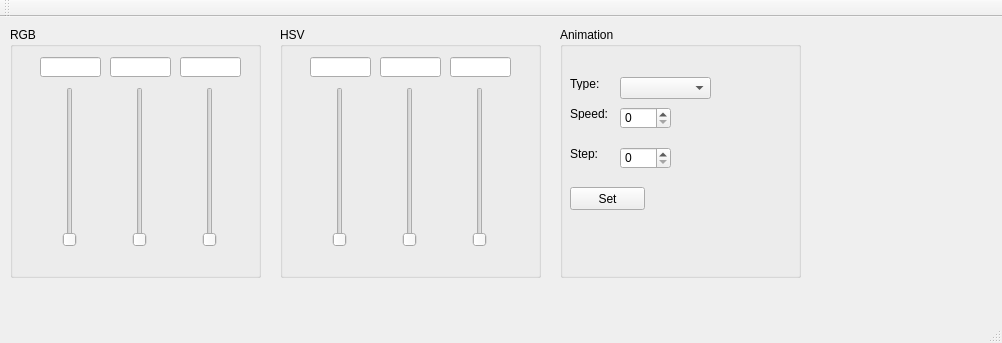
<?xml version="1.0" encoding="UTF-8"?>
<ui version="4.0">
 <class>MainWindow</class>
 <widget class="QMainWindow" name="MainWindow">
  <property name="enabled">
   <bool>true</bool>
  </property>
  <property name="geometry">
   <rect>
    <x>0</x>
    <y>0</y>
    <width>1002</width>
    <height>343</height>
   </rect>
  </property>
  <property name="windowTitle">
   <string>RGB Controller</string>
  </property>
  <property name="documentMode">
   <bool>false</bool>
  </property>
  <widget class="QWidget" name="centralWidget">
   <widget class="QGroupBox" name="groupBox">
    <property name="geometry">
     <rect>
      <x>10</x>
      <y>10</y>
      <width>251</width>
      <height>251</height>
     </rect>
    </property>
    <property name="title">
     <string>RGB</string>
    </property>
    <widget class="QLineEdit" name="r_str">
     <property name="geometry">
      <rect>
       <x>30</x>
       <y>30</y>
       <width>61</width>
       <height>20</height>
      </rect>
     </property>
     <property name="font">
      <font>
       <weight>75</weight>
       <bold>true</bold>
      </font>
     </property>
    </widget>
    <widget class="QLineEdit" name="b_str">
     <property name="geometry">
      <rect>
       <x>170</x>
       <y>30</y>
       <width>61</width>
       <height>20</height>
      </rect>
     </property>
     <property name="font">
      <font>
       <weight>75</weight>
       <bold>true</bold>
      </font>
     </property>
    </widget>
    <widget class="QLineEdit" name="g_str">
     <property name="geometry">
      <rect>
       <x>100</x>
       <y>30</y>
       <width>61</width>
       <height>20</height>
      </rect>
     </property>
     <property name="font">
      <font>
       <weight>75</weight>
       <bold>true</bold>
      </font>
     </property>
    </widget>
    <widget class="QSlider" name="r_slider">
     <property name="geometry">
      <rect>
       <x>50</x>
       <y>60</y>
       <width>19</width>
       <height>160</height>
      </rect>
     </property>
     <property name="maximum">
      <number>255</number>
     </property>
     <property name="orientation">
      <enum>Qt::Vertical</enum>
     </property>
    </widget>
    <widget class="QSlider" name="g_slider">
     <property name="geometry">
      <rect>
       <x>120</x>
       <y>60</y>
       <width>19</width>
       <height>160</height>
      </rect>
     </property>
     <property name="maximum">
      <number>255</number>
     </property>
     <property name="orientation">
      <enum>Qt::Vertical</enum>
     </property>
    </widget>
    <widget class="QSlider" name="b_slider">
     <property name="geometry">
      <rect>
       <x>190</x>
       <y>60</y>
       <width>19</width>
       <height>160</height>
      </rect>
     </property>
     <property name="maximum">
      <number>255</number>
     </property>
     <property name="orientation">
      <enum>Qt::Vertical</enum>
     </property>
    </widget>
   </widget>
   <widget class="QGroupBox" name="groupBox_2">
    <property name="geometry">
     <rect>
      <x>280</x>
      <y>10</y>
      <width>261</width>
      <height>251</height>
     </rect>
    </property>
    <property name="title">
     <string>HSV</string>
    </property>
    <widget class="QLineEdit" name="h_str">
     <property name="geometry">
      <rect>
       <x>30</x>
       <y>30</y>
       <width>61</width>
       <height>20</height>
      </rect>
     </property>
     <property name="font">
      <font>
       <weight>75</weight>
       <bold>true</bold>
      </font>
     </property>
    </widget>
    <widget class="QLineEdit" name="v_str">
     <property name="geometry">
      <rect>
       <x>170</x>
       <y>30</y>
       <width>61</width>
       <height>20</height>
      </rect>
     </property>
     <property name="font">
      <font>
       <weight>75</weight>
       <bold>true</bold>
      </font>
     </property>
    </widget>
    <widget class="QLineEdit" name="s_str">
     <property name="geometry">
      <rect>
       <x>100</x>
       <y>30</y>
       <width>61</width>
       <height>20</height>
      </rect>
     </property>
     <property name="font">
      <font>
       <weight>75</weight>
       <bold>true</bold>
      </font>
     </property>
    </widget>
    <widget class="QSlider" name="h_slider">
     <property name="geometry">
      <rect>
       <x>50</x>
       <y>60</y>
       <width>19</width>
       <height>160</height>
      </rect>
     </property>
     <property name="maximum">
      <number>360</number>
     </property>
     <property name="orientation">
      <enum>Qt::Vertical</enum>
     </property>
    </widget>
    <widget class="QSlider" name="s_slider">
     <property name="geometry">
      <rect>
       <x>120</x>
       <y>60</y>
       <width>19</width>
       <height>160</height>
      </rect>
     </property>
     <property name="maximum">
      <number>100</number>
     </property>
     <property name="orientation">
      <enum>Qt::Vertical</enum>
     </property>
    </widget>
    <widget class="QSlider" name="v_slider">
     <property name="geometry">
      <rect>
       <x>190</x>
       <y>60</y>
       <width>19</width>
       <height>160</height>
      </rect>
     </property>
     <property name="maximum">
      <number>100</number>
     </property>
     <property name="orientation">
      <enum>Qt::Vertical</enum>
     </property>
    </widget>
   </widget>
   <widget class="QGroupBox" name="groupBox_3">
    <property name="geometry">
     <rect>
      <x>560</x>
      <y>10</y>
      <width>241</width>
      <height>251</height>
     </rect>
    </property>
    <property name="title">
     <string>Animation</string>
    </property>
    <widget class="QComboBox" name="type">
     <property name="geometry">
      <rect>
       <x>60</x>
       <y>50</y>
       <width>91</width>
       <height>22</height>
      </rect>
     </property>
    </widget>
    <widget class="QLabel" name="label">
     <property name="geometry">
      <rect>
       <x>10</x>
       <y>50</y>
       <width>47</width>
       <height>13</height>
      </rect>
     </property>
     <property name="text">
      <string>Type:</string>
     </property>
    </widget>
    <widget class="QSpinBox" name="speed">
     <property name="geometry">
      <rect>
       <x>60</x>
       <y>80</y>
       <width>51</width>
       <height>22</height>
      </rect>
     </property>
     <property name="maximum">
      <number>3000</number>
     </property>
    </widget>
    <widget class="QLabel" name="label_2">
     <property name="geometry">
      <rect>
       <x>10</x>
       <y>80</y>
       <width>47</width>
       <height>13</height>
      </rect>
     </property>
     <property name="text">
      <string>Speed:</string>
     </property>
    </widget>
    <widget class="QLabel" name="label_3">
     <property name="geometry">
      <rect>
       <x>10</x>
       <y>120</y>
       <width>47</width>
       <height>13</height>
      </rect>
     </property>
     <property name="text">
      <string>Step:</string>
     </property>
    </widget>
    <widget class="QSpinBox" name="step">
     <property name="geometry">
      <rect>
       <x>60</x>
       <y>120</y>
       <width>51</width>
       <height>22</height>
      </rect>
     </property>
    </widget>
    <widget class="QPushButton" name="pushButton">
     <property name="geometry">
      <rect>
       <x>10</x>
       <y>160</y>
       <width>75</width>
       <height>23</height>
      </rect>
     </property>
     <property name="text">
      <string>Set</string>
     </property>
    </widget>
   </widget>
  </widget>
  <widget class="QMenuBar" name="menuBar">
   <property name="geometry">
    <rect>
     <x>0</x>
     <y>0</y>
     <width>1002</width>
     <height>21</height>
    </rect>
   </property>
  </widget>
  <widget class="QToolBar" name="mainToolBar">
   <attribute name="toolBarArea">
    <enum>TopToolBarArea</enum>
   </attribute>
   <attribute name="toolBarBreak">
    <bool>false</bool>
   </attribute>
  </widget>
  <widget class="QStatusBar" name="statusBar"/>
 </widget>
 <layoutdefault spacing="6" margin="11"/>
 <resources/>
 <connections/>
</ui>
